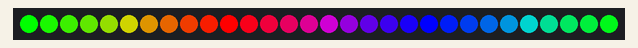
Simulated run of this program. Board: Raspberry Pi Pico. On the bench: 30 RGB LEDs in strip order, left to right.

Above: at 0.15 s.
At 3.0 s:
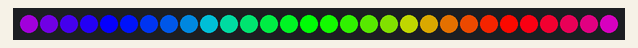
At 8.7 s:
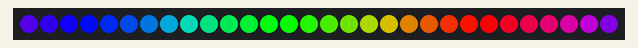
At 20.41 s:
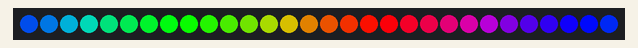
At 28.32 s:
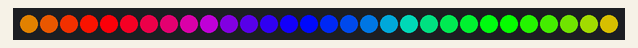
At 39.71 s:
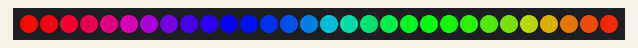

The program:

main.cpp
```cpp
#include <Arduino.h>
#include "config.h"
#include <Adafruit_NeoPixel.h>

#define NEOPIXEL_PIN 18
#define NUM_LEDS 30

Adafruit_NeoPixel strip = Adafruit_NeoPixel(NUM_LEDS, NEOPIXEL_PIN, NEO_GRB + NEO_KHZ800);

void setup() {
    Serial.begin(115200);
    if (!strip.begin()) {
        Serial.println("Failed to initialize NeoPixel strip!");
        while (true);
    }
    strip.show(); // Initialize all pixels to 'off'
}

void loop() {
    rainbowAnimation();
}

void rainbowAnimation() {
    static uint8_t hue = 0;
    for(int i=0; i<strip.numPixels(); i++) {
        strip.setPixelColor(i, Wheel((i * 256 / strip.numPixels()) + hue));
    }
    strip.show();
    hue++;
    delay(20);
}

uint32_t Wheel(byte WheelPos) {
    if(WheelPos < 85) {
        return strip.Color(WheelPos * 3, 255 - WheelPos * 3, 0);
    } else if(WheelPos < 170) {
        WheelPos -= 85;
        return strip.Color(255 - WheelPos * 3, 0, WheelPos * 3);
    } else {
        WheelPos -= 170;
        return strip.Color(0, WheelPos * 3, 255 - WheelPos * 3);
    }
}
```

config.h
```cpp
// No configuration defines required for this example
```
